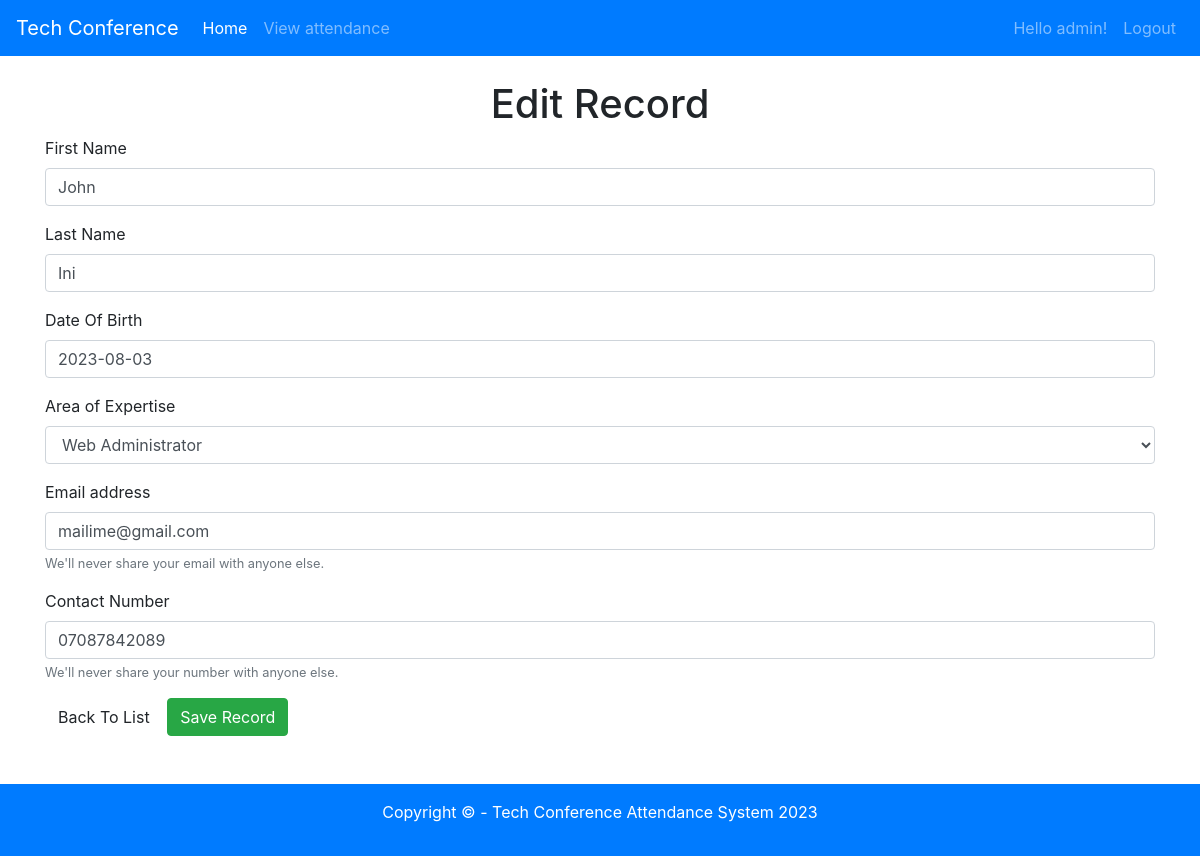
/edit.php?id=9 (signed in), run on the app's committed database.
### tables this page shows
CREATE TABLE `attendance` (
  `attendance_id` int(11) NOT NULL,
  `firstname` varchar(100) NOT NULL,
  `lastname` varchar(1000) NOT NULL,
  `dateofbirth` date NOT NULL,
  `emailaddress` varchar(250) NOT NULL,
  `contactnumber` varchar(16) NOT NULL,
  `specialty_id` int(11) NOT NULL,
  `avatar_path` varchar(200) DEFAULT NULL
);

### db/conn.php (called while the page is built, shortened)
<?php
    $host = '127.0.0.1';
    $db = 'attendance_db';
    $user = 'root';
    $pass = '';
    $charset = 'utf8mb4';
    $dsn = "mysql:host=$host;dbname=$db;charset=$charset";
    try{
        $pdo = new PDO($dsn, $user, $pass);
       $pdo->setAttribute(PDO::ATTR_ERRMODE, PDO::ERRMODE_EXCEPTION);
    } catch(PDOException $e) {
        throw new PDOException($e->getMessage());
    }
    require_once 'crud.php';
    $crud = new crud($pdo);
?>

### db/crud.php (called while the page is built, shortened)
<?php
    class crud{
        private $db;
        function __construct($conn){
            $this->db = $conn;
        }
        public function getattendanceDetails($id){
           try{
                $sql = "select * from attendance a inner join specialties s on a.specialty_id = s.specialty_id
                where attendance_id = :id";
                $stmt = $this->db->prepare($sql);
                $stmt->bindparam(':id', $id);
                $stmt->execute();
                $result = $stmt->fetch();
                return $result;
           }catch (PDOException $e) {
                echo $e->getMessage();
                return false;
            }
        }
        public function getSpecialties(){
            try{
                $sql = "SELECT * FROM `specialties`";
                $result = $this->db->query($sql);
                return $result;
            }catch (PDOException $e) {
                echo $e->getMessage();
                return false;
            }
        }
    }
?>

### edit.php (the view, shortened to what this page needs)
<?php
    require_once 'includes/header.php';
    require_once 'db/conn.php';
    $results = $crud->getSpecialties();
    if(!isset($_GET['id']))
    {
        include 'includes/errormessage.php';
        header("Location: viewrecords.php");
    }
    else{
        $id = $_GET['id'];
        $attendance = $crud->getattendanceDetails($id);
?>
    <h1 class="text-center">Edit Record </h1>
    <form method="post" action="editpost.php">
        <div class="form-group">
            <label for="firstname">First Name</label>
            <input type="text" class="form-control" value="<?php echo $attendance['firstname'] ?>" id="firstname" name="firstname">
        </div>
        <div class="form-group">
            <label for="lastname">Last Name</label>
            <input type="text" class="form-control" value="<?php echo $attendance['lastname'] ?>" id="lastname" name="lastname">
        </div>
        <div class="form-group">
            <label for="dob">Date Of Birth</label>
            <input type="text" class="form-control" value="<?php echo $attendance['dateofbirth'] ?>" id="dob" name="dob">
        </div>
        <div class="form-group">
            <label for="specialty">Area of Expertise</label>
            <select class="form-control" id="specialty" name="specialty">
                <?php while($r = $results->fetch(PDO::FETCH_ASSOC)) {?>
                   <option value="<?php echo $r['specialty_id'] ?>" <?php if($r['specialty_id'] == $attendance['specialty_id']) echo 'selected' ?>>
                        <?php echo $r['name']; ?>
                   </option>
                <?php }?>
            </select>
        </div>
        <div class="form-group">
            <label for="email">Email address</label>
            <input type="email" class="form-control" id="email" value="<?php echo $attendance['emailaddress'] ?>" name="email" aria-describedby="emailHelp" >
            <small id="emailHelp" class="form-text text-muted">We'll never share your email with anyone else.</small>
        </div>
        <div class="form-group">
            <label for="phone">Contact Number</label>
            <input type="text" class="form-control" id="phone" value="<?php echo $attendance['contactnumber'] ?>" name="phone" aria-describedby="phoneHelp" >
            <small id="phoneHelp" class="form-text text-muted">We'll never share your number with anyone else.</small>
        </div>
        <a href="viewrecords.php" class="btn btn-default">Back To List</a>
        <button type="submit" name="submit" class="btn btn-success">Save Record</button>
    </form>
<?php } ?>
<br>
<br>
<br>
<br>
<br>
<?php require_once 'includes/footer.php'; ?>

### data on the page
attendance: firstname "John", lastname "Ini", dob "2023-08-03", email "mailime@gmail.com", phone "07087842089"

### other printed values
$_SESSION['username'] "admin"
form field specialty "Web Administrator"
